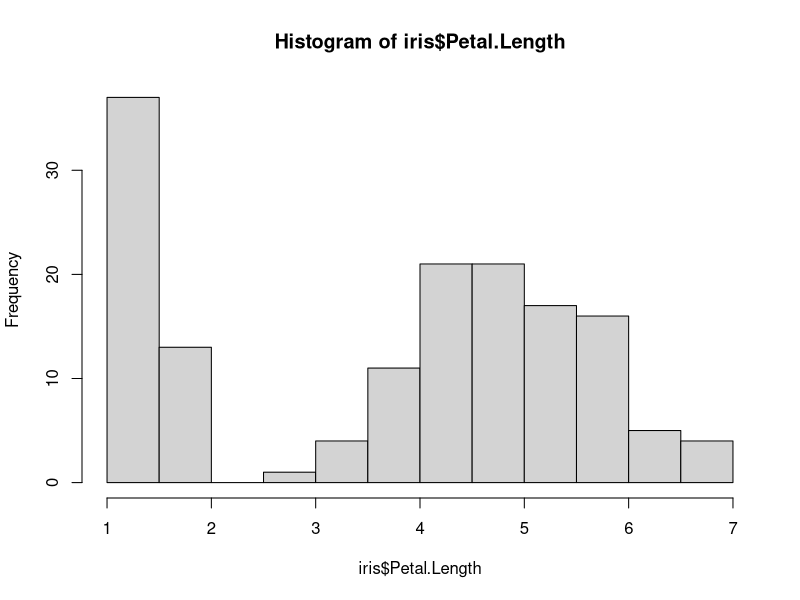
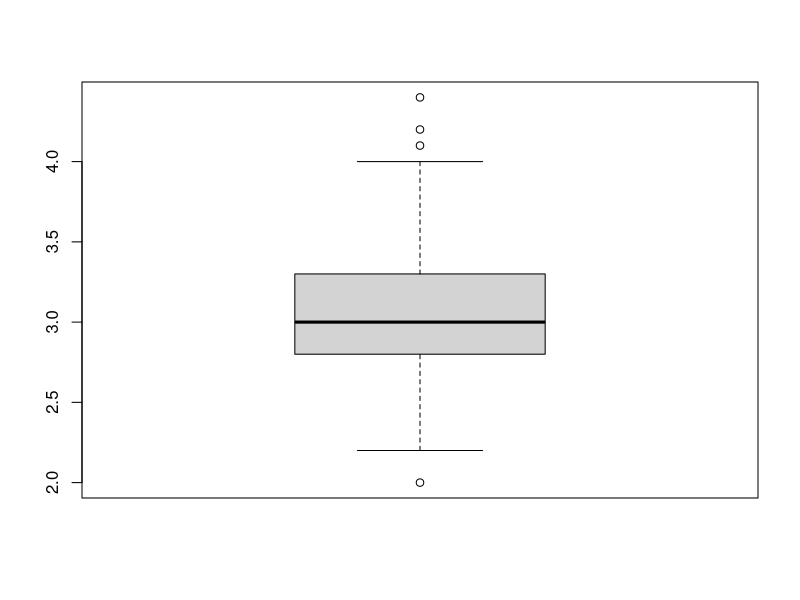
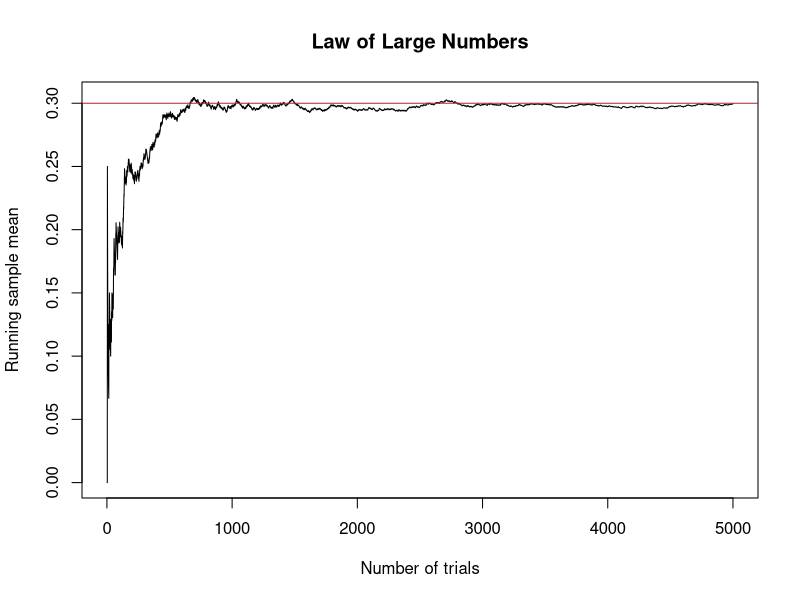
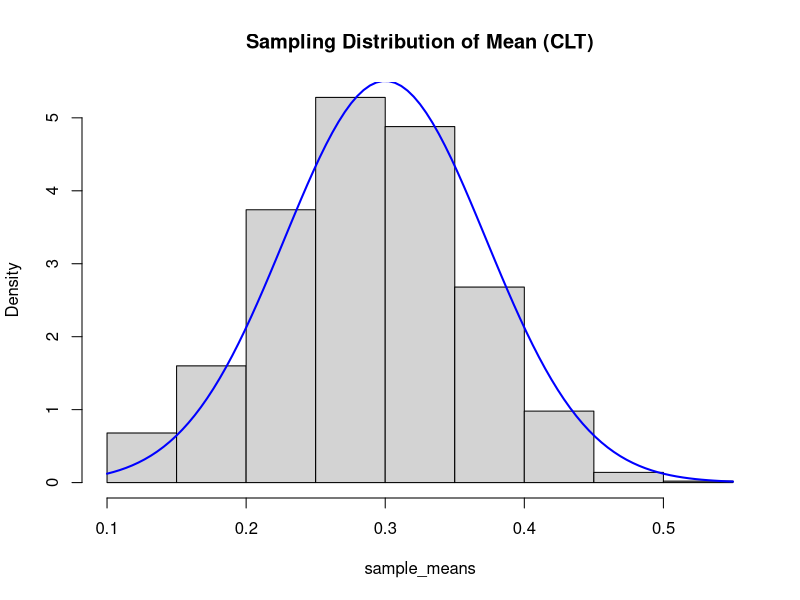
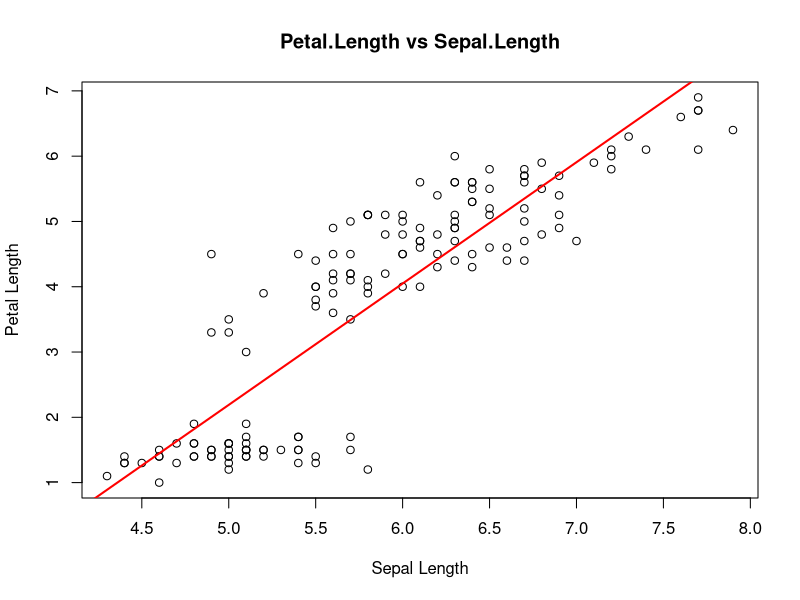
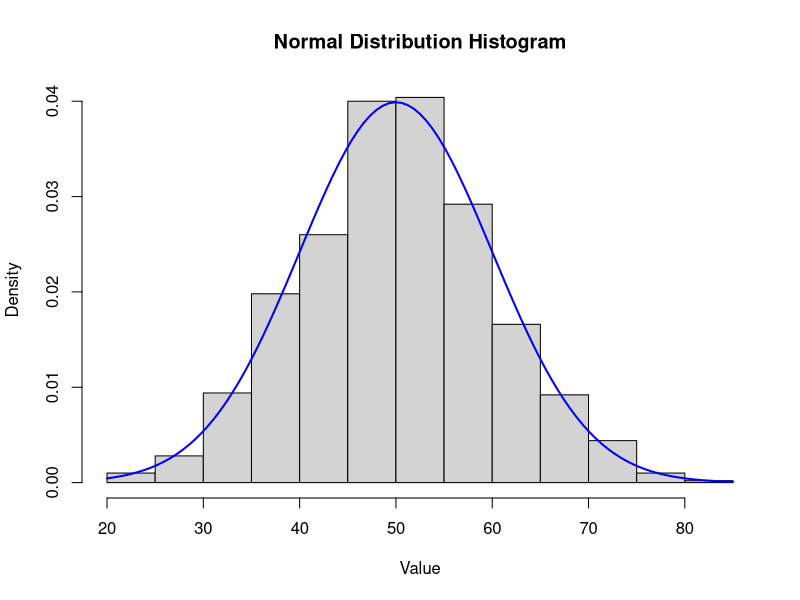
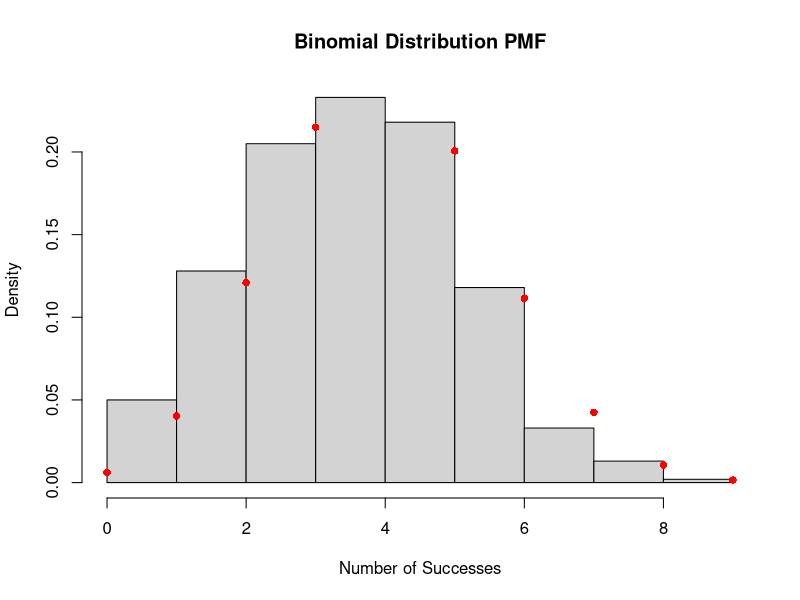
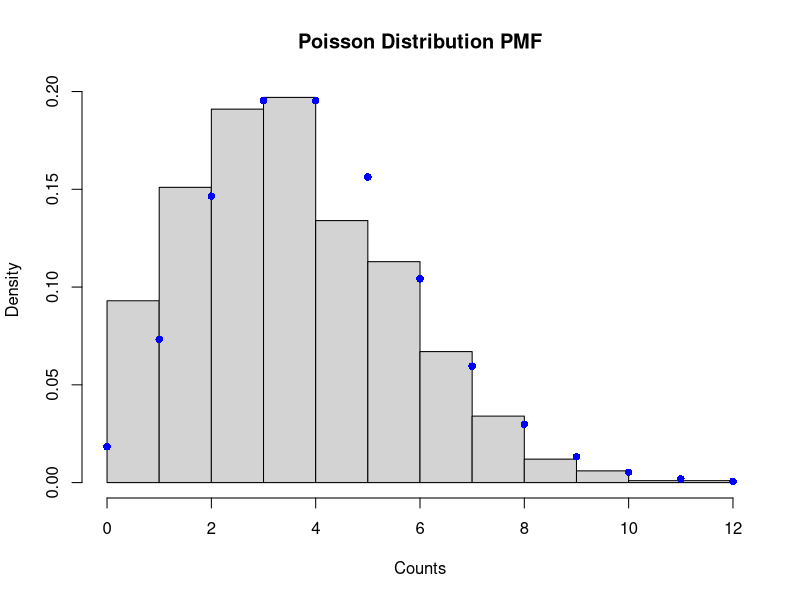

Here is the R script that generated these plots, in order:
# Exercise-1
students <- data.frame(
  Name = c("tanay", "Riya", "Komal", "khushi", "Nikita"),
  Age = c(20, 21, 19, 22, 20),
  Marks = c(80, 65, 45, 90, 72)
)
mean(students$Marks)
max(students$Age)
students$Grade <- ifelse(students$Marks >= 75, "A",
                         ifelse(students$Marks >= 50, "B", "C"))
students

#Exercise-2
nrow(iris)
ncol(iris)
head(iris)
mean(iris$Sepal.Length)
median(iris$Sepal.Length)
var(iris$Sepal.Length)
sd(iris$Sepal.Length)
table(iris$Species)
hist(iris$Petal.Length)
boxplot(iris$Sepal.Width)

#Exercise 3
prior <- 0.01          # Probability of disease (1%)
true_pos <- 0.95       # Sensitivity: P(test + | disease)
false_pos <- 0.05      # P(test + | no disease)
posterior <- (true_pos * prior) /
  ((true_pos * prior) + (false_pos * (1 - prior)))

posterior

# Exercise 4
p <- 0.3     # biased coin, P(heads)=0.3
n <- 5000
samples <- rbinom(n, size=1, prob=p)
running_mean <- cumsum(samples) / 1:n
plot(running_mean, type="l",
     xlab="Number of trials",
     ylab="Running sample mean",
     main="Law of Large Numbers")
abline(h = p, col="red")   # true mean

m <- 1000      # generate 1000 sample means
sample_means <- replicate(m, mean(rbinom(40, 1, p)))
hist(sample_means, freq = FALSE,
     main = "Sampling Distribution of Mean (CLT)")
curve(dnorm(x, mean = p, sd = sqrt(p*(1-p)/40)),
      add = TRUE, col="blue", lwd=2)

#Exercise 5
model <- lm(Petal.Length ~ Sepal.Length, data = iris)
summary(model)
plot(iris$Sepal.Length, iris$Petal.Length,
     main = "Petal.Length vs Sepal.Length",
     xlab = "Sepal Length",
     ylab = "Petal Length")
abline(model, col = "red", lwd = 2)

#Exercise 6
A <- matrix(c(1,2,3,4), nrow = 2)
B <- matrix(c(5,6,7,8), nrow = 2)

A
B
A + B
A %*% B
t(A)
det(A)
solve(A)

#Exercise 7
set.seed(123)

n <- 200

x1 <- rnorm(n, mean = 50, sd = 10)      # predictor 1
x2 <- x1 + rnorm(n, 0, 2)               # predictor 2 strongly correlated with x1

cor(x1, x2)      # check correlation
y <- 3 + 2*x1 + 1*x2 + rnorm(n, 0, 3)
model <- lm(y ~ x1 + x2)
summary(model)
install.packages("car")     # only once
library(car)

vif(model)

#Exercise 8
#Normal Distribution
set.seed(123)
x_norm <- rnorm(1000, mean = 50, sd = 10)
hist(x_norm, freq = FALSE,
     main="Normal Distribution Histogram",
     xlab="Value")

curve(dnorm(x, mean = 50, sd = 10),
      col="blue", add=TRUE, lwd=2)
# P(X < 60)
pnorm(60, mean=50, sd=10)

# P(X > 40)
1 - pnorm(40, mean=50, sd=10)


#Binomial Distribution
x_binom <- rbinom(1000, size=10, prob=0.4)
hist(x_binom, freq=FALSE,
     main="Binomial Distribution PMF",
     xlab="Number of Successes")

# Overlay exact PMF points
values <- 0:10
points(values, dbinom(values, size=10, prob=0.4),
       col="red", pch=16)
# P(X = 5)
dbinom(5, size=10, prob=0.4)

# P(X ≤ 3)
pbinom(3, size=10, prob=0.4)

#Poisson Distribution
x_pois <- rpois(1000, lambda=4)
hist(x_pois, freq=FALSE,
     main="Poisson Distribution PMF",
     xlab="Counts")

# Overlay PMF
values <- 0:max(x_pois)
points(values, dpois(values, lambda=4),
       col="blue", pch=16)
# P(X = 3)
dpois(3, lambda=4)

# P(X ≤ 5)
ppois(5, lambda=4)
